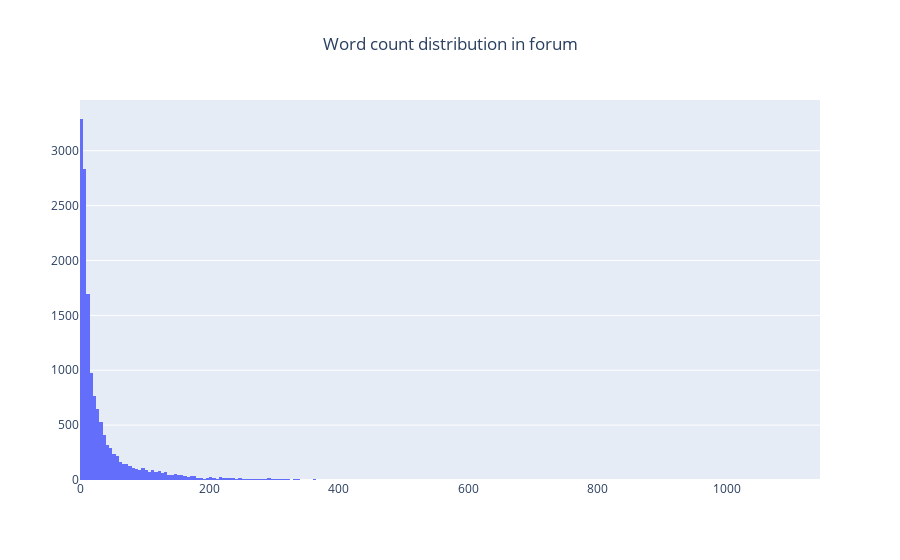

The code cell stored with this chart in its notebook:
### Markdown cell above
Luckily there wasn't much to get rid of. Now let's continue:

### Code cell
# Importing the Plotly library for creating interactive graphs
import plotly.graph_objects as go

def word_count_distr_graph(word_counts, title):
    """
    This function creates a histogram to visualize the distribution of word counts.
    
    Parameters:
    word_counts (Series): A pandas Series containing the word counts for each text entry.
    title (str): The title of the histogram, which describes what the histogram represents.
    
    The function utilizes Plotly's Graph Objects to create the histogram, allowing for interactive exploration of the data.
    'go.Figure()' initializes a new figure for plotting, and 'go.Histogram()' specifies that we want to plot a histogram.
    The 'x' parameter in 'go.Histogram()' is set to the word_counts, which plots these counts along the x-axis.
    'update_layout()' is used to set the title of the graph, where 'title_text' specifies the actual title string,
    and 'title_x=0.5' centers the title over the histogram.
    'fig.show()' renders the figure in the output cell of the notebook or the web interface being used.
    """

    # Create a new figure for the histogram
    fig = go.Figure(data=[go.Histogram(x=word_counts)])

    # Update the layout to add a title and center it
    fig.update_layout(title_text=title, title_x=0.5)

    # Display the figure
    fig.show()

# Example usage of the function to plot the distribution of word counts in the combined text data
word_count_distr_graph(word_counts_text, 'Word count distribution in forum')

### Figure 1 — Plotly figure (JSON) as saved in the notebook; plotly's stock layout.template omitted (floating-point values rounded to 4 significant figures; data arrays with more than 128 entries replaced by an {"elided": "..."} marker saying what was removed)
{"data": [{"type": "histogram", "x": {"elided": "14582 int values"}}], "layout": {"title": {"text": "Word count distribution in forum", "x": 0.5}}}
